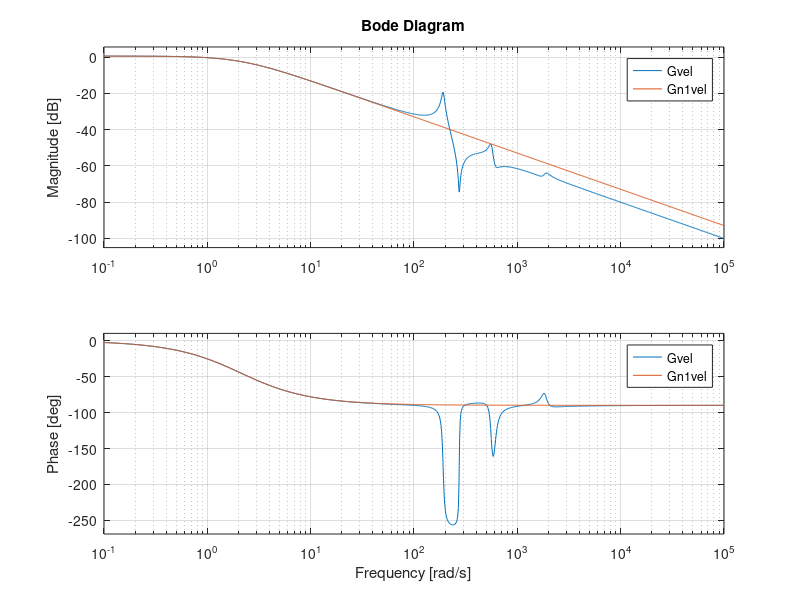
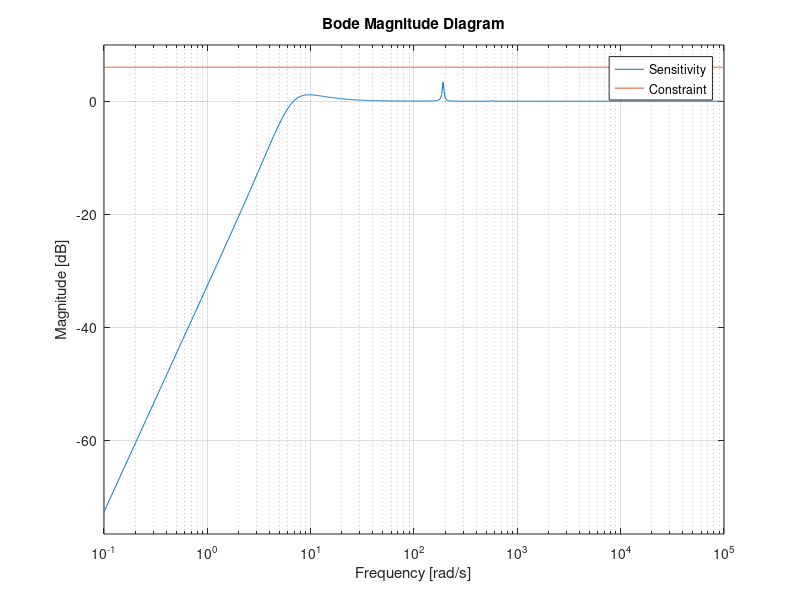
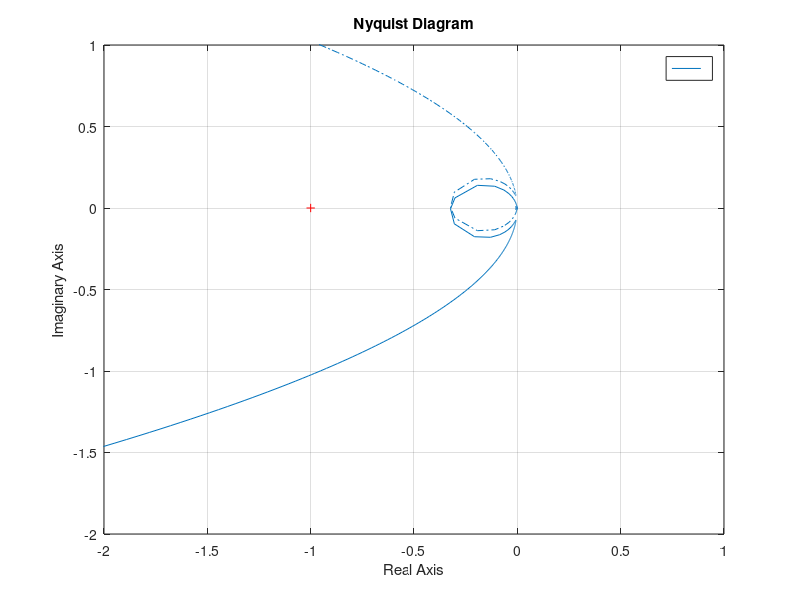
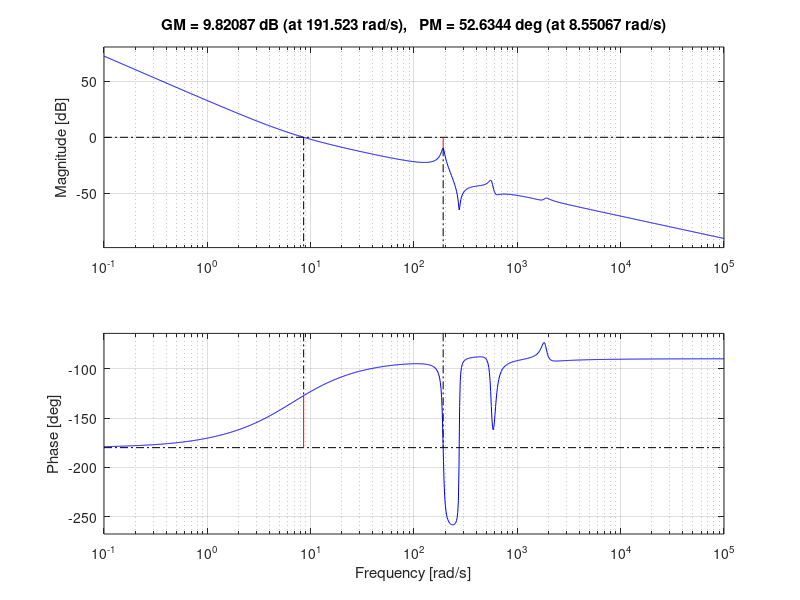

MATLAB code for these plots, in order:
clear; close all;

%% Plant definition
s = tf('s');
z_G = 1.0e+03 * [...
 -0.153329147774075 + 1.825673570553010i;
 -0.153329147774075 - 1.825673570553010i;
 -0.039126477290724 + 0.601973241891408i;
 -0.039126477290724 - 0.601973241891408i;
 -0.003170161097733 + 0.273922740595655i;
 -0.003170161097733 - 0.273922740595655i;
 ];

p_G = 1.0e+03 * [...
 -0.131098843525143 + 1.868124153338216i;
 -0.131098843525143 - 1.868124153338216i;
 -0.022700067819691 + 0.559791345771639i;
 -0.022700067819691 - 0.559791345771639i;
 -0.005446668039055 + 0.191363603871908i;
 -0.005446668039055 - 0.191363603871908i;
 -0.002100774089528 + 0.000000000000000i;
 ];
G_k = 0.990921091595854;

Gvel = zpk(z_G,p_G,G_k);
Gn1vel = zpk([],[p_G(end)],G_k);
Gn1vel = Gn1vel * dcgain(minreal(Gvel))/dcgain(minreal(Gn1vel));

figure;bode(Gvel,Gn1vel);

%% Controller design
% edit from here ---------------------
% vel PI
% [kvp,kvi] = designpi(Gn1vel,1*2*pi)
kvp = 3;
kvi = 20;

% pos P
kpp = 2;
% edit end here ----------------------
Kpi = pid(kvp,kvi);
Kp = pid(kpp);

% advanced design
Knotch = tf(1);
Klpf = tf(1);
K = Kpi*Knotch*Klpf;
% equivalent pid
Kpid_e = (s+kpp)*(kvp*s+kvi)/s;

%% Robustness test frequency domain
% Position loop 
S = feedback(1,Gvel/s*Kpid_e);
SG = feedback(Gvel/s,Kpid_e);
figure;bodemag(S,tf(2,1)); legend('Sensitivity','Constraint');

figure; nyquist(Gvel/s*Kpid_e); 
xlim([-2,1]); ylim([-2,1]);

figure;margin(Gvel/s*Kpid_e); 

%% Performance test in time domain
t = 0:1e-3:50;
y = step(SG,t);

figure; plot(t,y); title('Step disturbance response');
xlim([0,2]);

%% Score output
fprintf('----------------\n')
fprintf('ROBUSTNESS SCORE\n')
fprintf('||S||_inf: %.2f [dB]\n',mag2db(norm(S,inf)))
[Gm,Pm,Wcg,Wcp] = margin(Gvel/s*Kpid_e);
fprintf('GM: %.2f [dB] at %.2f [Hz]\n',mag2db(Gm),Wcg/2/pi)
fprintf('PM: %.2f [deg] at %.2f [Hz]\n',Pm,Wcp/2/pi)
fprintf('----------------\n')

fprintf('PERFORMANCE SCORE\n')
fprintf('Disturbance response: %.4f (smaller better)\n',norm(y,2))
fprintf('----------------\n')
